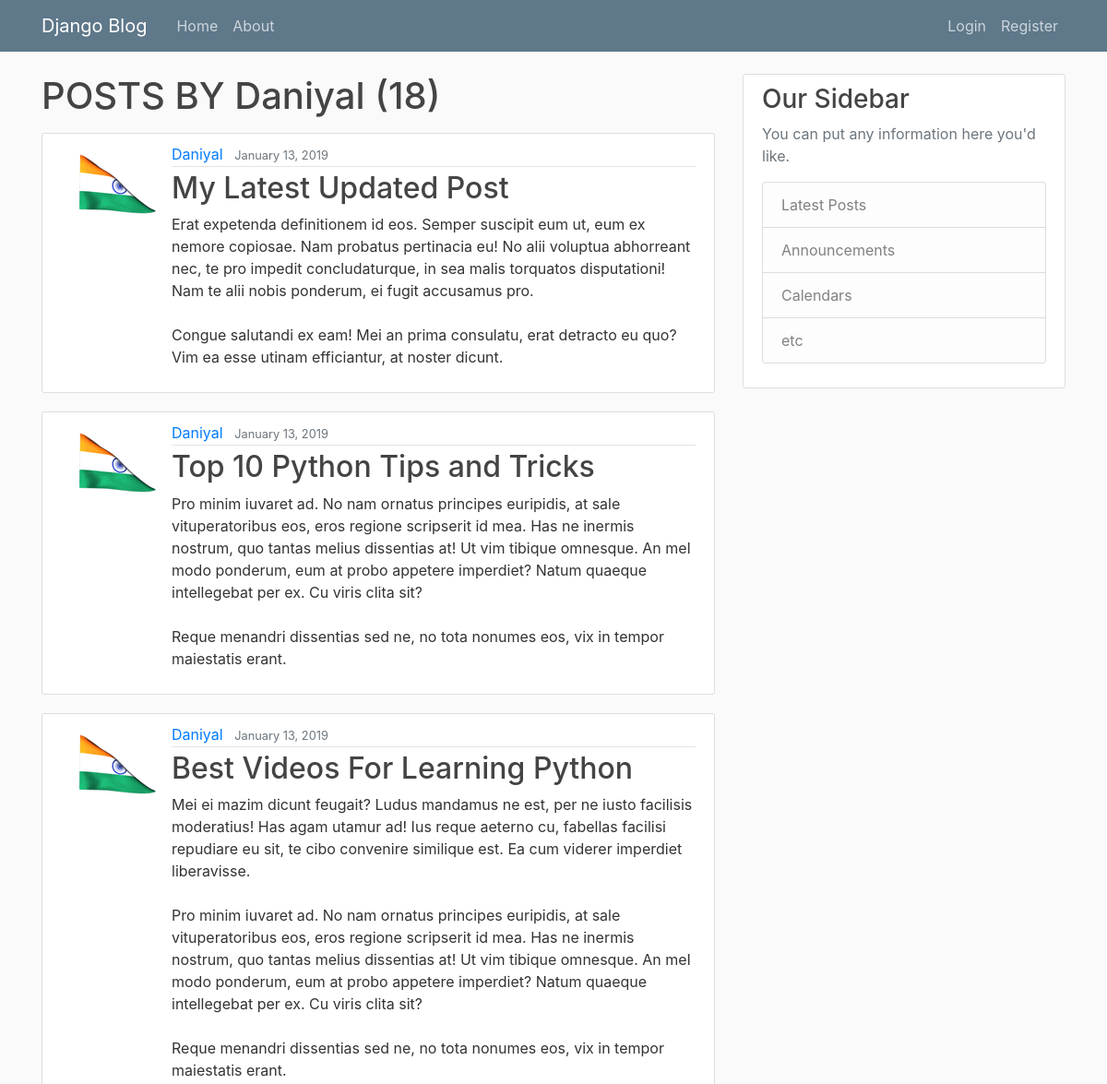
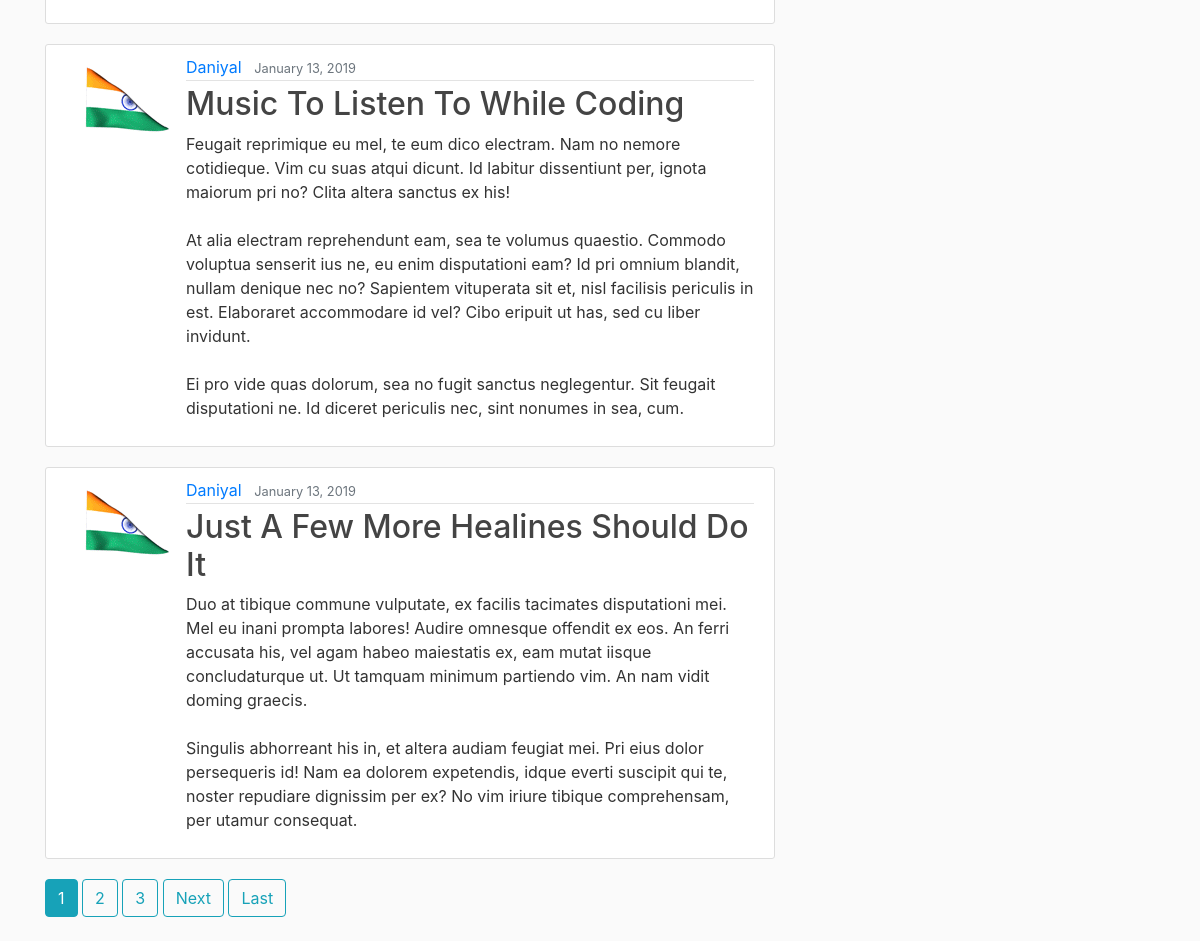
Page /user/Daniyal on the committed database (2 pictures, top to bottom).
### blog/models.py (models this page shows, shortened)
class Post(models.Model):
    title=models.CharField(max_length=100)
    content=models.TextField()
    date_posted = models.DateTimeField(default=timezone.now)
    author = models.ForeignKey(User, on_delete= models.CASCADE)

### users/models.py (models this page shows, shortened)
class Profile(models.Model):
    user=models.OneToOneField(User, on_delete=models.CASCADE)
    image =models.ImageField(default="default.jpg",upload_to='profile_pics')

### blog/views.py (the view)
# urls.py: path('user/<str:username>', UserPostListView.as_view(), name="user-posts"),
class UserPostListView(ListView):
    model =Post
    template_name='blog/user_post.html'
    context_object_name='posts'
    paginate_by = 5
    def get_queryset(self):
        user= get_object_or_404(User,username=self.kwargs.get('username'))
        return Post.objects.filter(author=user).order_by('-date_posted')

### blog/templates/blog/user_post.html (shortened to what this page needs)
{%extends "blog/base.html" %}
{%block content%}
    <h1 class="mb-3">POSTS BY {{view.kwargs.username}} ({{page_obj.paginator.count}})</h1>
    {%for post in posts%}
      <article class="media content-section">
      <img class="rounded-circle article-image" src="{{post.author.profile.image.url}}" alt="">
      <div class="media-body">
          <div class="article-metadata">
              <a class="mr-2" href="{% url 'user-posts' post.author.username %}">{{ post.author }}</a>
              <small class="text-muted">{{ post.date_posted|date:"F d, Y " }}</small>
          </div>
          <h2><a class="article-title" href="{% url 'post-detail' post.id%}">{{ post.title }}</a></h2>
          <p class="article-content">{{ post.content }}</p>
      </div>
      </article>
    {%endfor%}
    {% if is_paginated%}
      {% for num in page_obj.paginator.page_range %}
        {% if page_obj.number == num %}
          <a href="?page={{num}}" class="btn btn-info mb-4">{{num}}</a>
        {% elif num > page_obj.number|add:'-3' and num < page_obj.number|add:'3' %}
          <a href="?page={{num}}" class="btn btn-outline-info mb-4">{{num}}</a>
        {%endif%}
      {%endfor%}
      {%if page_obj.has_next%}
      <a href="?page={{page_obj.next_page_number}}" class="btn btn-outline-info mb-4">Next</a>
      <a href="?page={{page_obj.paginator.num_pages}}" class="btn btn-outline-info mb-4">Last</a>
      {%endif%}
    {%endif%}
{%endblock content%}

### blog/static/blog/main.css (style rules this page uses)
body { background: #fafafa; color: #333333; margin-top: 5rem; }
h1, h2, h3, h4, h5, h6 { color: #444444; }
.content-section { background: #ffffff; padding: 10px 20px; border: 1px solid #dddddd; border-radius: 3px; margin-bottom: 20px; }
.article-title { color: #444444; }
.article-content { white-space: pre-line; }
.article-metadata { padding-bottom: 1px; margin-bottom: 4px; border-bottom: 1px solid #e3e3e3 }

### rows in the picture
Post: author.profile.image (picture), author "Daniyal", date_posted "January 13, 2019", title "My Latest Updated Post", content "Erat expetenda definitionem id eos. Semper suscipit eum ut, eum ex nemore copiosae. Nam probatus pertinacia eu! No alii voluptua abhorreant nec, te pro impedit concludaturque, in sea malis torquatos disputationi! Nam te alii nobis ponderum, ei fugit accusamus pro. Congue salutandi ex eam! Mei an prima consulatu, erat detracto eu quo? Vim ea esse utinam efficiantur, at noster dicunt."
Post: author.profile.image (picture), author "Daniyal", date_posted "January 13, 2019", title "Top 10 Python Tips and Tricks", content "Pro minim iuvaret ad. No nam ornatus principes euripidis, at sale vituperatoribus eos, eros regione scripserit id mea. Has ne inermis nostrum, quo tantas melius dissentias at! Ut vim tibique omnesque. An mel modo ponderum, eum at probo appetere imperdiet? Natum quaeque intellegebat per ex. Cu viris clita sit? Reque menandri dissentias sed ne, no tota nonumes eos, vix in tempor maiestatis erant."
Post: author.profile.image (picture), author "Daniyal", date_posted "January 13, 2019", title "Best Videos For Learning Python", content "Mei ei mazim dicunt feugait? Ludus mandamus ne est, per ne iusto facilisis moderatius! Has agam utamur ad! Ius reque aeterno cu, fabellas facilisi repudiare eu sit, te cibo convenire similique est. Ea cum viderer imperdiet liberavisse. Pro minim iuvaret ad. No nam ornatus principes euripidis, at sale vituperatoribus eos, eros regione scripserit id mea. Has ne inermis nostrum, quo tantas melius dissentias at! Ut vim tibique omnesque. An mel modo ponderum, eum at probo appetere imperdiet? Natum quaeque intellegebat per ex. Cu viris clita sit? Reque menandri dissentias sed ne, no tota nonumes eos, vix in tempor maiestatis erant."
Post: author.profile.image (picture), author "Daniyal", date_posted "January 13, 2019", title "Music To Listen To While Coding", content "Feugait reprimique eu mel, te eum dico electram. Nam no nemore cotidieque. Vim cu suas atqui dicunt. Id labitur dissentiunt per, ignota maiorum pri no? Clita altera sanctus ex his! At alia electram reprehendunt eam, sea te volumus quaestio. Commodo voluptua senserit ius ne, eu enim disputationi eam? Id pri omnium blandit, nullam denique nec no? Sapientem vituperata sit et, nisl facilisis periculis in est. Elaboraret accommodare id vel? Cibo eripuit ut has, sed cu liber invidunt. Ei pro vide quas dolorum, sea no fugit sanctus neglegentur. Sit feugait disputationi ne. Id diceret periculis nec, sint nonumes in sea, cum."
Post: author.profile.image (picture), author "Daniyal", date_posted "January 13, 2019", title "Just A Few More Healines Should Do It", content "Duo at tibique commune vulputate, ex facilis tacimates disputationi mei. Mel eu inani prompta labores! Audire omnesque offendit ex eos. An ferri accusata his, vel agam habeo maiestatis ex, eam mutat iisque concludaturque ut. Ut tamquam minimum partiendo vim. An nam vidit doming graecis. Singulis abhorreant his in, et altera audiam feugiat mei. Pri eius dolor persequeris id! Nam ea dolorem expetendis, idque everti suscipit qui te, noster repudiare dignissim per ex? No vim iriure tibique comprehensam, per utamur consequat."

### other values in the picture
{{ view.kwargs.username }} "Daniyal"
{{ page_obj.paginator.count }} "18"
{{ num }} "1"
{{ num }} "2" "3"
